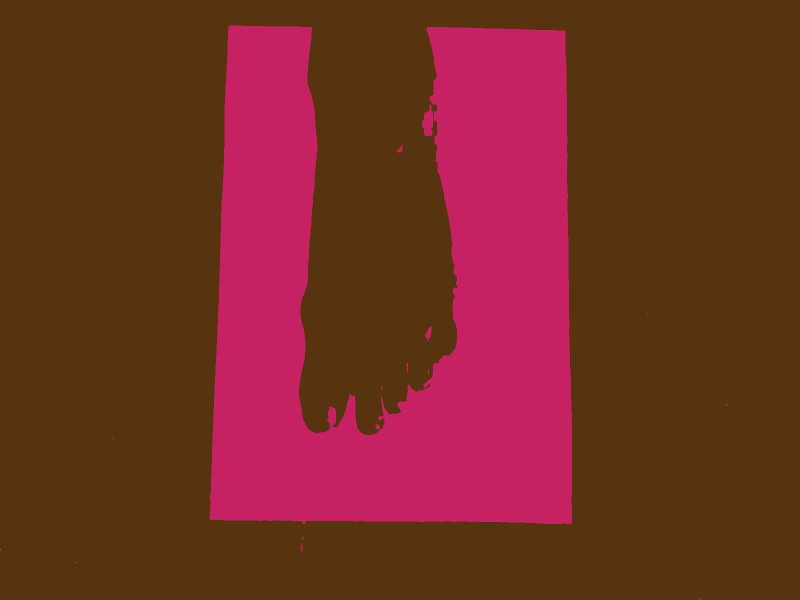
#> input picture images/clusteredImg.jpg, 1600 x 1200 px, given in place of barefeet3.jpeg, which was not available (shown at 1/2 size)
$ jupyter execute FeetAndShoeMeasurements.ipynb   (shell and % lines are left out)   (text cells are left out)
#> lines starting #> are read from the running program, lines starting #| are printed output that depends on the picture; after the words box and inside, x2 and y2 are one past the last pixel; in counts of white or black regions, pixels touching at a corner belong together; long printed decimals are rounded; pictures that were not available may be replaced by others from this repository, and a replacement may not be noted
[cell 1]
from skimage.io import imread
import numpy as np
import matplotlib.pyplot as plt
from scipy import ndimage
from imutils import contours
import argparse
import imutils
import cv2
from google.colab.patches import cv2_imshow
from sklearn.cluster import KMeans
import random as rng

[cell 2]
#Mount data path from drive.

from google.colab import drive
drive.mount('/content/drive')

[cell 3]
def preprocess(img):

    img = cv2.cvtColor(img, cv2.COLOR_RGB2HSV)

    img = cv2.GaussianBlur(img, (9, 9), 0)
    img = img/255

    return img

[cell 4]
def plotImage(img):

    plt.imshow(img)
    #plt.title('Clustered Image')
    plt.show()

[cell 5]
def cropOrig(bRect, oimg):
    # x (Horizontal), y (Vertical Downwards) are start coordinates
    # img.shape[0] = height of image
    # img.shape[1] = width of image

    x,y,w,h = bRect

    print(x,y,w,h)
    pcropedImg = oimg[y:y+h,x:x+w]

    x1, y1, w1, h1 = 0, 0, pcropedImg.shape[1], pcropedImg.shape[0]

    y2 = int(h1/10)

    x2 = int(w1/10)

    crop1 = pcropedImg[y1+y2:h1-y2,x1+x2:w1-x2]

    #cv2_imshow(crop1)

    ix, iy, iw, ih = x+x2, y+y2, crop1.shape[1], crop1.shape[0]

    croppedImg = oimg[iy:iy+ih,ix:ix+iw]

    return croppedImg, pcropedImg

[cell 6]
def overlayImage(croppedImg, pcropedImg):


    x1, y1, w1, h1 = 0, 0, pcropedImg.shape[1], pcropedImg.shape[0]

    y2 = int(h1/10)

    x2 = int(w1/10)

    new_image = np.zeros((pcropedImg.shape[0], pcropedImg.shape[1], 3), np.uint8)
    new_image[:, 0:pcropedImg.shape[1]] = (255, 0, 0) # (B, G, R)

    new_image[ y1+y2:y1+y2+croppedImg.shape[0], x1+x2:x1+x2+croppedImg.shape[1]] = croppedImg

    return new_image

[cell 7]
def kMeans_cluster(img):

    # For clustering the image using k-means, we first need to convert it into a 2-dimensional array
    # (H*W, N) N is channel = 3
    image_2D = img.reshape(img.shape[0]*img.shape[1], img.shape[2])

    # tweak the cluster size and see what happens to the Output
    kmeans = KMeans(n_clusters=2, random_state=0).fit(image_2D)
    clustOut = kmeans.cluster_centers_[kmeans.labels_]

    # Reshape back the image from 2D to 3D image
    clustered_3D = clustOut.reshape(img.shape[0], img.shape[1], img.shape[2])

    clusteredImg = np.uint8(clustered_3D*255)

    return clusteredImg

[cell 8]
def getBoundingBox(img):

    contours, _ = cv2.findContours(img, cv2.RETR_TREE, cv2.CHAIN_APPROX_SIMPLE)

    #print(len(contours))
    contours = sorted(contours, key=lambda x: cv2.contourArea(x), reverse=True)


    contours_poly = [None]*len(contours)
    boundRect = [None]*len(contours)

    for i, c in enumerate(contours):
        contours_poly[i] = cv2.approxPolyDP(c, 3, True)
        boundRect[i] = cv2.boundingRect(contours_poly[i])


    return boundRect, contours, contours_poly, img

[cell 9]
def drawCnt(bRect, contours, cntPoly, img):

    drawing = np.zeros((img.shape[0], img.shape[1], 3), dtype=np.uint8)


    paperbb = bRect

    for i in range(len(contours)):
      color = (rng.randint(0,256), rng.randint(0,256), rng.randint(0,256))
      cv2.drawContours(drawing, cntPoly, i, color)
      #cv2.rectangle(drawing, (int(boundRect[i][0]), int(boundRect[i][1])), \
              #(int(boundRect[i][0]+boundRect[i][2]), int(boundRect[i][1]+boundRect[i][3])), color, 2)
    cv2.rectangle(drawing, (int(paperbb[0]), int(paperbb[1])), \
              (int(paperbb[0]+paperbb[2]), int(paperbb[1]+paperbb[3])), color, 2)

    return drawing

[cell 10]
def edgeDetection(clusteredImage):
  #gray = cv2.cvtColor(hsvImage, cv2.COLOR_BGR2GRAY)
  edged1 = cv2.Canny(clusteredImage, 0, 255)
  edged = cv2.dilate(edged1, None, iterations=1)
  edged = cv2.erode(edged, None, iterations=1)
  return edged

[cell 11]
oimg = imread('/content/drive/My Drive/data/straiqrtask/barefeet3.jpeg')
#> oimg is the input picture: shape (1200, 1600, 3); mean R, G, B 115.2, 46.5, 36.3

[cell 12]
preprocessedOimg = preprocess(oimg)
#> in preprocess, `img = cv2.cvtColor(img, cv2.COLOR_RGB2HSV)`: img: shape (1200, 1600, 3); mean H, S, V 54, 211, 115.2
#> in preprocess, `img = cv2.GaussianBlur(img, (9, 9), 0)`: img: shape (1200, 1600, 3); mean H, S, V 53.9, 211, 115.2
#> in preprocess, `img = img/255`: img: shape (1200, 1600, 3) float64; mean H, S, V 0.212, 0.828, 0.452
plotImage(preprocessedOimg)

[cell 13]
clusteredImg = kMeans_cluster(preprocessedOimg)
#> in kMeans_cluster, `clustered_3D = clustOut.reshape(img.shape[0], img.shape[1], img.shape[..`: clustered_3D: shape (1200, 1600, 3) float64; mean H, S, V 0.212, 0.828, 0.452
#> in kMeans_cluster, `clusteredImg = np.uint8(clustered_3D*255)`: clusteredImg: shape (1200, 1600, 3); mean H, S, V 53.4, 210.3, 114.7
plotImage(clusteredImg)

[cell 14]
edgedImg = edgeDetection(clusteredImg)
#> in edgeDetection, `edged1 = cv2.Canny(clusteredImage, 0, 255)`:
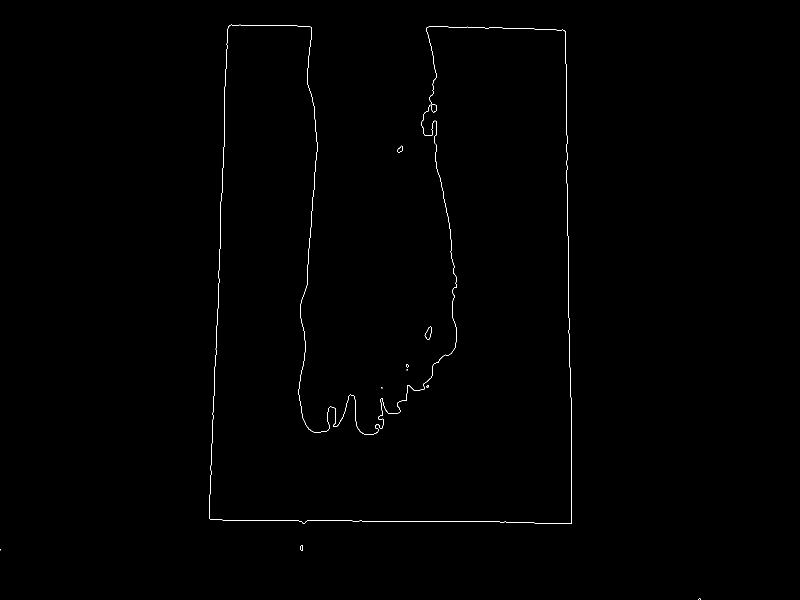
#> edged1: shape (1200, 1600) (shown at 1/2 size); 0.3% white in thin lines or dots, all inside (x1, y1, x2, y2) = (0, 49, 1401, 1200)
#> in edgeDetection, `edged = cv2.dilate(edged1, None, iterations=1)`:
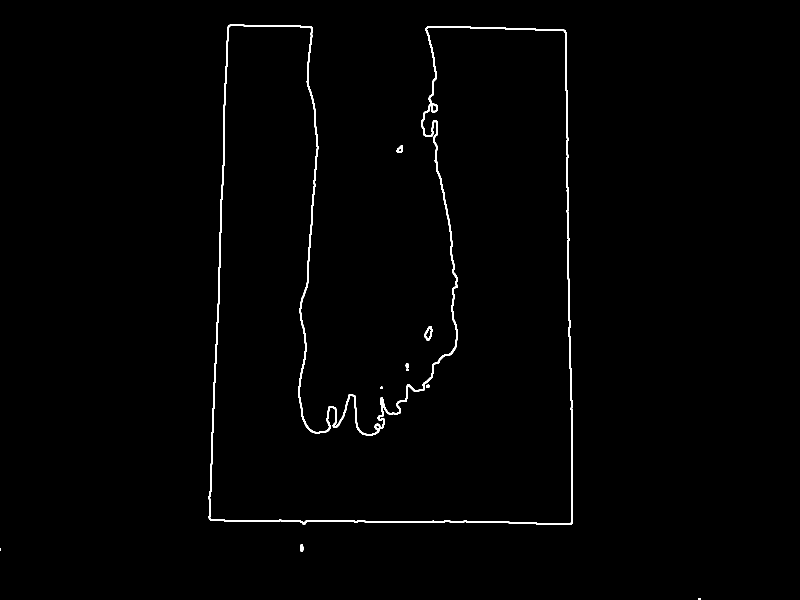
#> edged: shape (1200, 1600) (shown at 1/2 size); 0.95% white; 10 white regions (1 under 20 px), largest, box (x1, y1, x2, y2) and area: (417, 48, 1145, 1049) 17582, (848, 652, 865, 681) 221, (793, 290, 806, 306) 126
plotImage(edgedImg)

[cell 15]
#getting paper bounding box

boundRect, contours, contours_poly, img = getBoundingBox(edgedImg)
#> in getBoundingBox, `contours, _ = cv2.findContours(img, cv2.RETR_TREE, cv2.CHAIN_APPROX_SI..`: contours = 15 contours, 6 with area under 20; largest, box (x1, y1, x2, y2) and area: (418, 49, 1144, 1048) 488072, (418, 50, 1144, 1048) 487766, (849, 653, 864, 680) 208, (850, 654, 864, 679) 196, (863, 208, 874, 224) 130
#> in getBoundingBox, `contours_poly = [None]*len(contours)`: contours_poly = 15 items
#> the loop in getBoundingBox, `for i, c in enumerate(contours):` made 15 passes
#> c on pass 15: [[0, 1098], [0, 1100]]
#> after the loop in getBoundingBox, `for i, c in enumerate(contours):`: boundRect = 15 items, first 6: (419, 51, 725, 997), (419, 50, 725, 998), (849, 653, 13, 27), (850, 654, 12, 25), (863, 208, 11, 16), (796, 291, 9, 14); contours_poly = 15 contours, 8 with area under 20; largest, box (x1, y1, x2, y2) and area: (419, 51, 1144, 1048) 487258, (419, 50, 1144, 1048) 487098, (849, 653, 862, 680) 160, (850, 654, 862, 679) 146, (863, 208, 874, 224) 95, (796, 291, 805, 305) 66, (795, 294, 805, 305) 52
pdraw = drawCnt(boundRect[1], contours, contours_poly, img)
#> the loop in drawCnt, `for i in range(len(contours)):` made 15 passes
#> color on passes 1 to 12: (197, 215, 20), (132, 248, 207), (155, 244, 183), (111, 71, 144), (71, 48, 128), (75, 158, 50), (37, 169, 241), (51, 181, 222), (161, 104, 244), (226, 133, 31), (7, 47, 204), (0, 252, 170)
#> in drawCnt, `cv2.rectangle(drawing, (int(paperbb[0]), int(paperbb[1])), \ (int(pape..`:
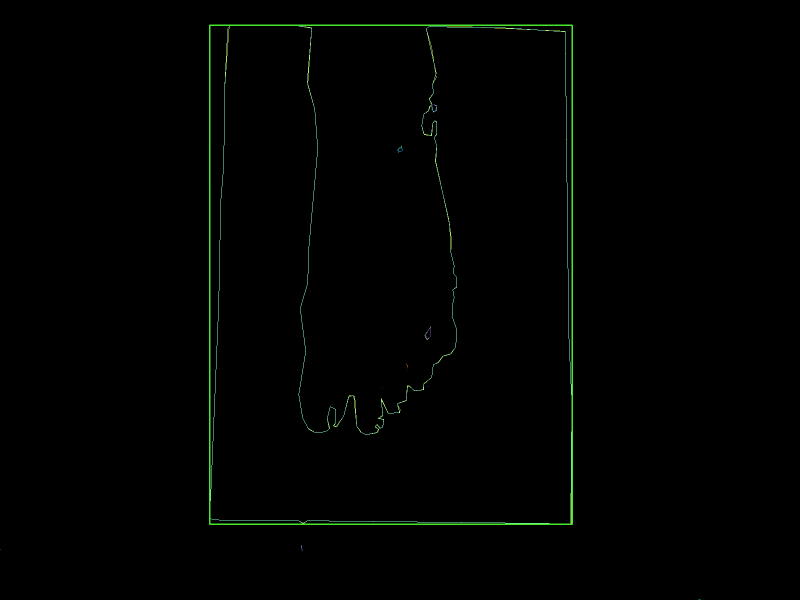
#> drawing: shape (1200, 1600, 3) (shown at 1/2 size); mean of channels 0, 1, 2 0.8, 2, 0.8; drawn as R, G, B
plotImage(pdraw)

[cell 16]
croppedImg, pcropedImg = cropOrig(boundRect[1], clusteredImg)
#> in cropOrig, `pcropedImg = oimg[y:y+h,x:x+w]`: pcropedImg: shape (998, 725, 3); mean H, S, V 116.9, 210.7, 160.6
#> in cropOrig, `crop1 = pcropedImg[y1+y2:h1-y2,x1+x2:w1-x2]`: crop1: shape (800, 581, 3); mean H, S, V 107.2, 210.6, 153.6
plotImage(croppedImg)
plotImage(pcropedImg)

[cell 17]
newImg = overlayImage(croppedImg, pcropedImg)
#> in overlayImage, `new_image[ y1+y2:y1+y2+croppedImg.shape[0], x1+x2:x1+x2+croppedImg.sha..`: new_image: shape (998, 725, 3); mean H, S, V 160.1, 135.3, 98.6
plotImage(newImg)

[cell 18]
fedged = edgeDetection(newImg)
#> in edgeDetection (call 2), `edged1 = cv2.Canny(clusteredImage, 0, 255)`:
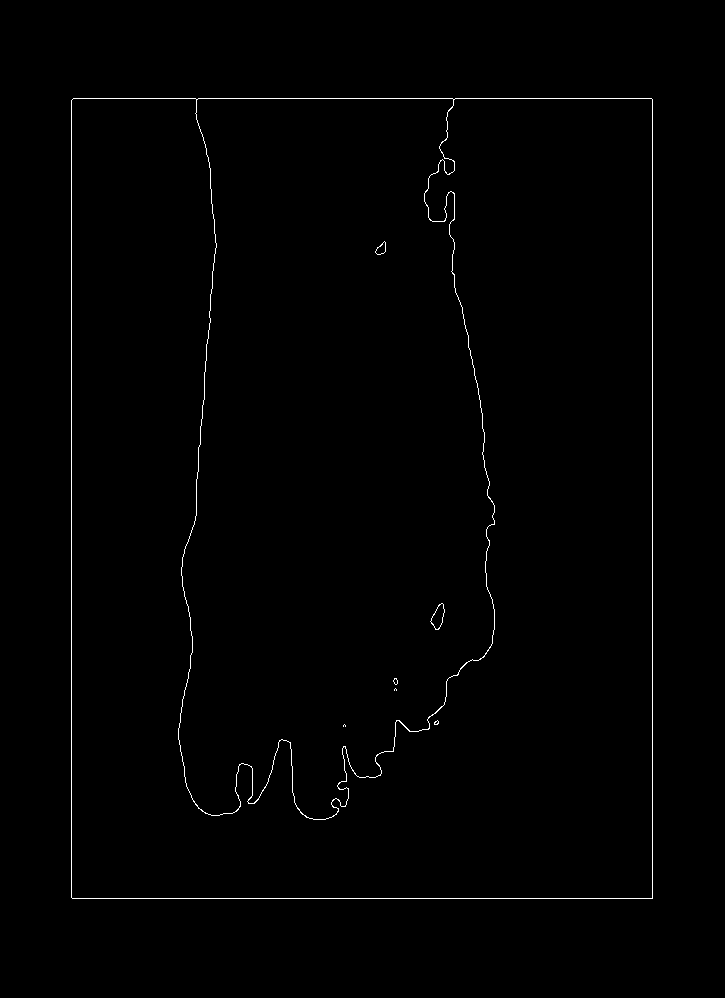
#> edged1: shape (998, 725); 0.7% white in thin lines or dots, all inside (x1, y1, x2, y2) = (71, 98, 653, 899)
#> in edgeDetection (call 2), `edged = cv2.dilate(edged1, None, iterations=1)`:
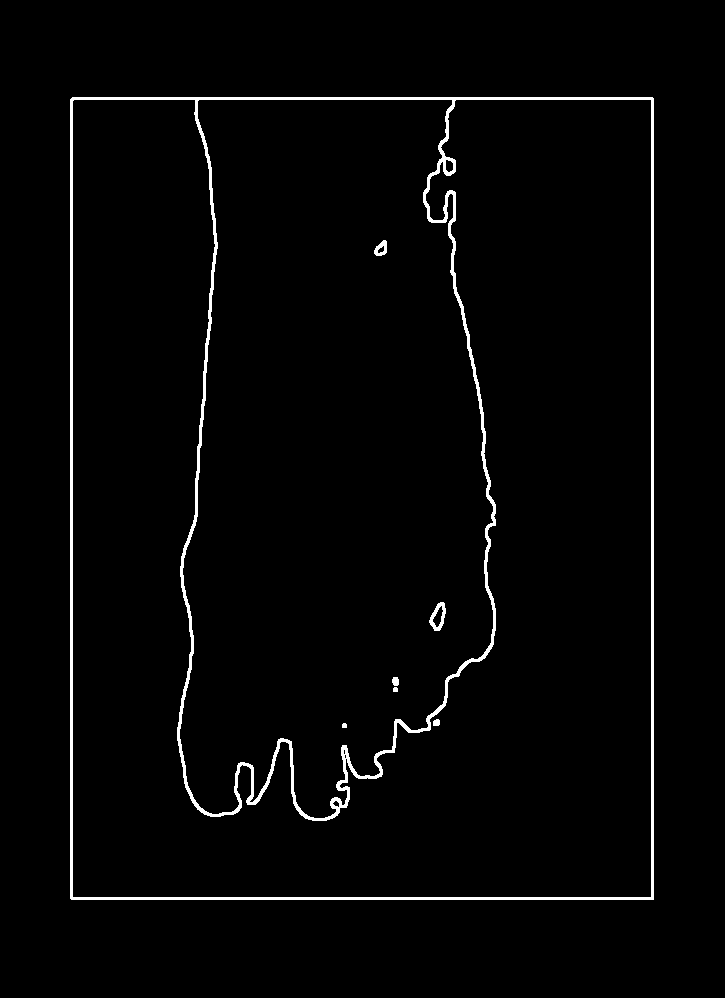
#> edged: shape (998, 725); 2.2% white; 7 white regions, largest, box (x1, y1, x2, y2) and area: (70, 97, 654, 900) 15518, (429, 602, 446, 631) 221, (374, 240, 387, 256) 126
fboundRect, fcnt, fcntpoly, fimg = getBoundingBox(fedged)
#> in getBoundingBox (call 2), `contours, _ = cv2.findContours(img, cv2.RETR_TREE, cv2.CHAIN_APPROX_SI..`: contours = 12 contours, 4 with area under 20; largest, box (x1, y1, x2, y2) and area: (71, 98, 653, 899) 464797, (71, 98, 653, 899) 283261, (178, 98, 495, 820) 181248, (430, 603, 445, 630) 208, (431, 604, 445, 629) 196, (444, 158, 455, 174) 130, (375, 241, 386, 255) 80, (376, 244, 386, 255) 68
#> the loop in getBoundingBox (call 2), `for i, c in enumerate(contours):` made 12 passes
#> after the loop in getBoundingBox (call 2), `for i, c in enumerate(contours):`: boundRect = [(71, 98, 582, 801), (71, 98, 582, 801), (178, 98, 317, 722), (430, 603, 13, 27), (431, 604, 12, 25), (444, 158, 11, 16), (377, 241, 9, 14), (376, 244, 10, 11), (394, 678, 3, 7), (434, 721, 5, 4), (345, 725, 1, 1), (396, 689, 1, 1)]; contours_poly = 12 contours, 4 with area under 20; largest, box (x1, y1, x2, y2) and area: (71, 98, 653, 899) 463421, (71, 98, 653, 899) 281836, (178, 98, 495, 820) 180964, (430, 603, 443, 630) 160, (431, 604, 443, 629) 146, (444, 158, 455, 174) 95, (377, 241, 386, 255) 66, (376, 244, 386, 255) 52
#> fboundRect has the same summary as boundRect in getBoundingBox; fcnt has the same summary as contours in getBoundingBox; fcntpoly has the same summary as contours_poly in getBoundingBox
fdraw = drawCnt(fboundRect[2], fcnt, fcntpoly, fimg)
#> call 2 of drawCnt, with bRect = (178, 98, 317, 722)
#> the loop in drawCnt (call 2), `for i in range(len(contours)):` made 12 passes
#> color on passes 1 to 12: (41, 163, 250), (55, 154, 149), (63, 170, 104), (147, 227, 46), (197, 162, 123), (148, 94, 96), (95, 16, 133), (243, 35, 45), (66, 76, 19), (41, 200, 141), (120, 110, 214), (140, 230, 252)
#> after the loop in drawCnt (call 2), `for i in range(len(contours)):`:
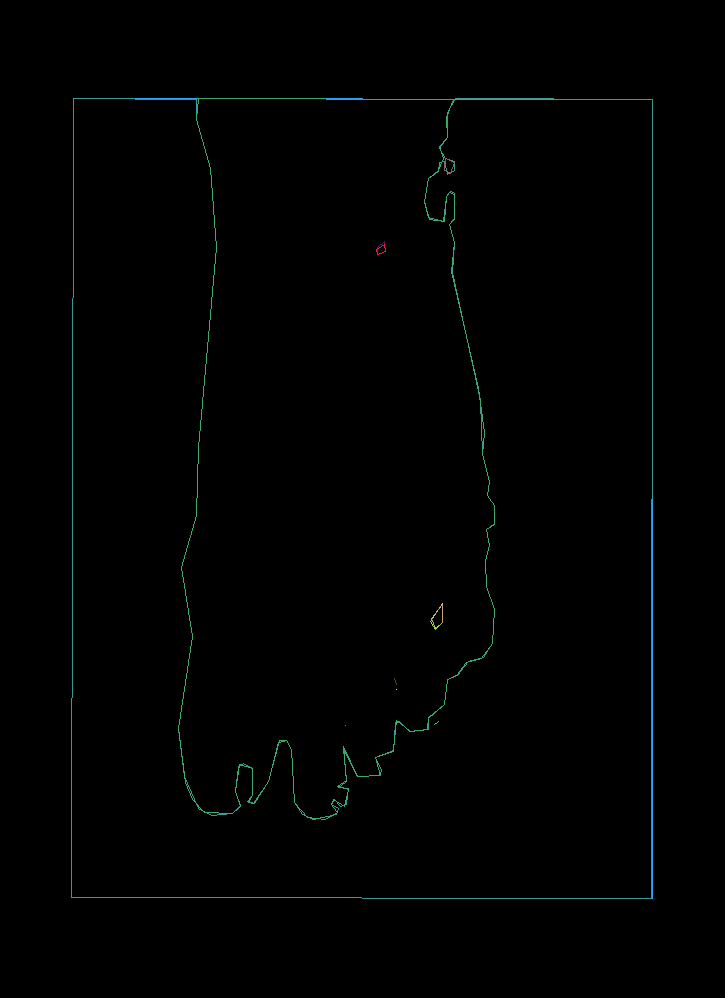
#> drawing: shape (998, 725, 3); mean of channels 0, 1, 2 0.5, 1.3, 1.2; drawn as R, G, B
#> in drawCnt (call 2), `cv2.rectangle(drawing, (int(paperbb[0]), int(paperbb[1])), \ (int(pape..`:
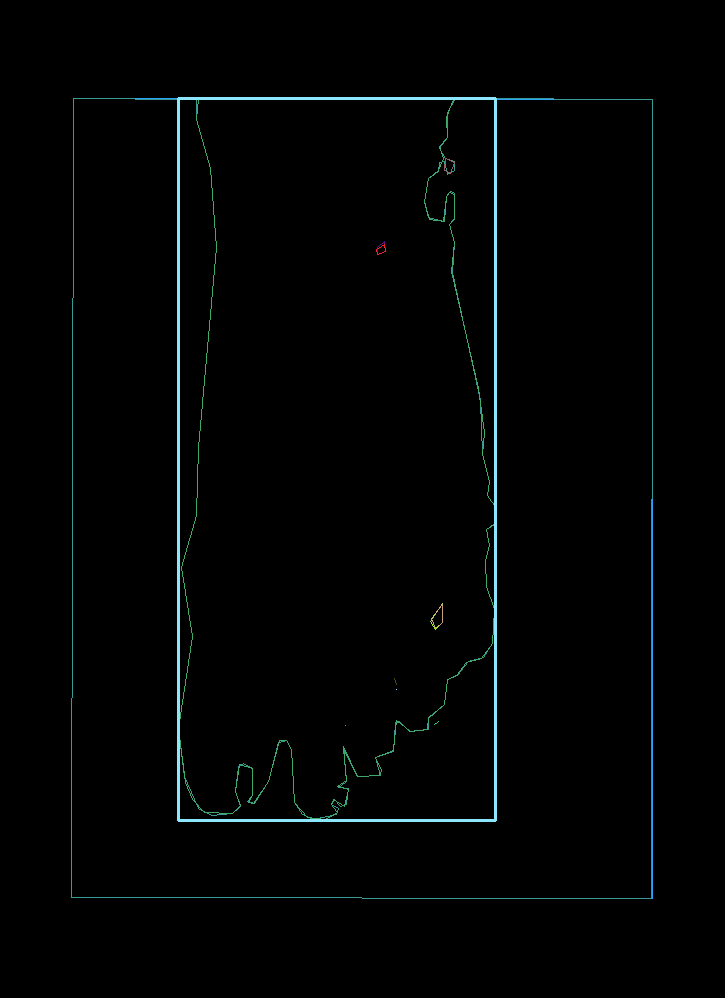
#> drawing: shape (998, 725, 3); 0.86% of pixels changed, all inside (x1, y1, x2, y2) = (177, 97, 497, 822); drawn as R, G, B
plotImage(fdraw)

[cell 19]
def calcFeetSize(pcropedImg, fboundRect):
  x1, y1, w1, h1 = 0, 0, pcropedImg.shape[1], pcropedImg.shape[0]

  y2 = int(h1/10)

  x2 = int(w1/10)

  fh = y2 + fboundRect[2][3]
  fw = x2 + fboundRect[2][2]
  ph = pcropedImg.shape[0]
  pw = pcropedImg.shape[1]

  print("Feet height: ", fh)
  print("Feet Width: ", fw)

  print("Paper height: ", ph)
  print("Paper Width: ", pw)

  opw = 210
  oph = 297

  ofs = 0.0

  if fw>fh:
    ofs = (oph/pw)*fw
  else :
    ofs = (oph/ph)*fh


  return ofs

[cell 20]
print("feet size (cm): ", calcFeetSize(pcropedImg, fboundRect)/10)
#> in calcFeetSize, `fh = y2 + fboundRect[2][3]`: fh = 821
#> in calcFeetSize, `fw = x2 + fboundRect[2][2]`: fw = 389
#| Feet height:  821
#| Feet Width:  389
#| Paper height:  998
#| Paper Width:  725
#> in calcFeetSize, `ofs = (oph/ph)*fh`: ofs = 244.3
#| feet size (cm):  24.433
